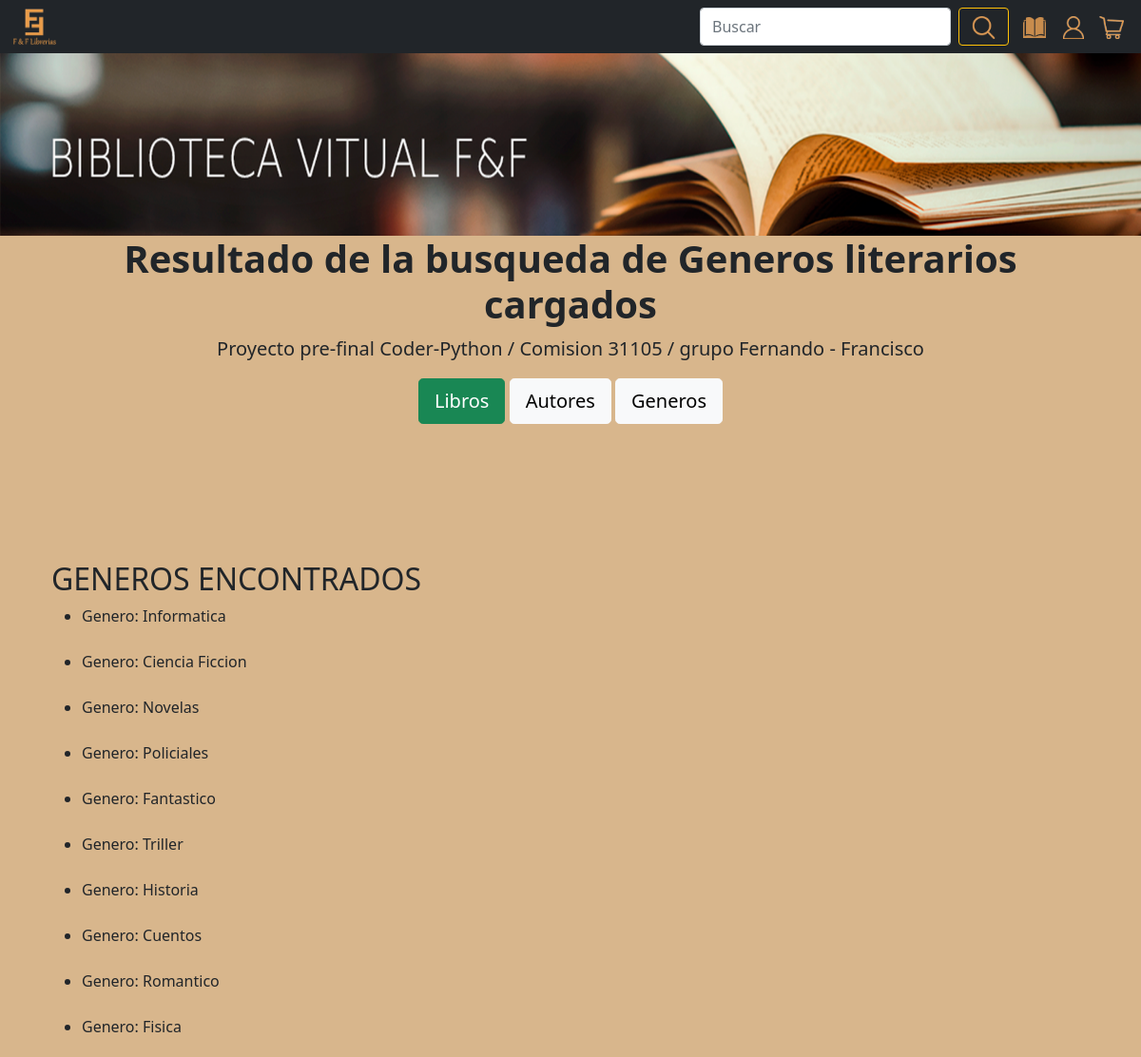
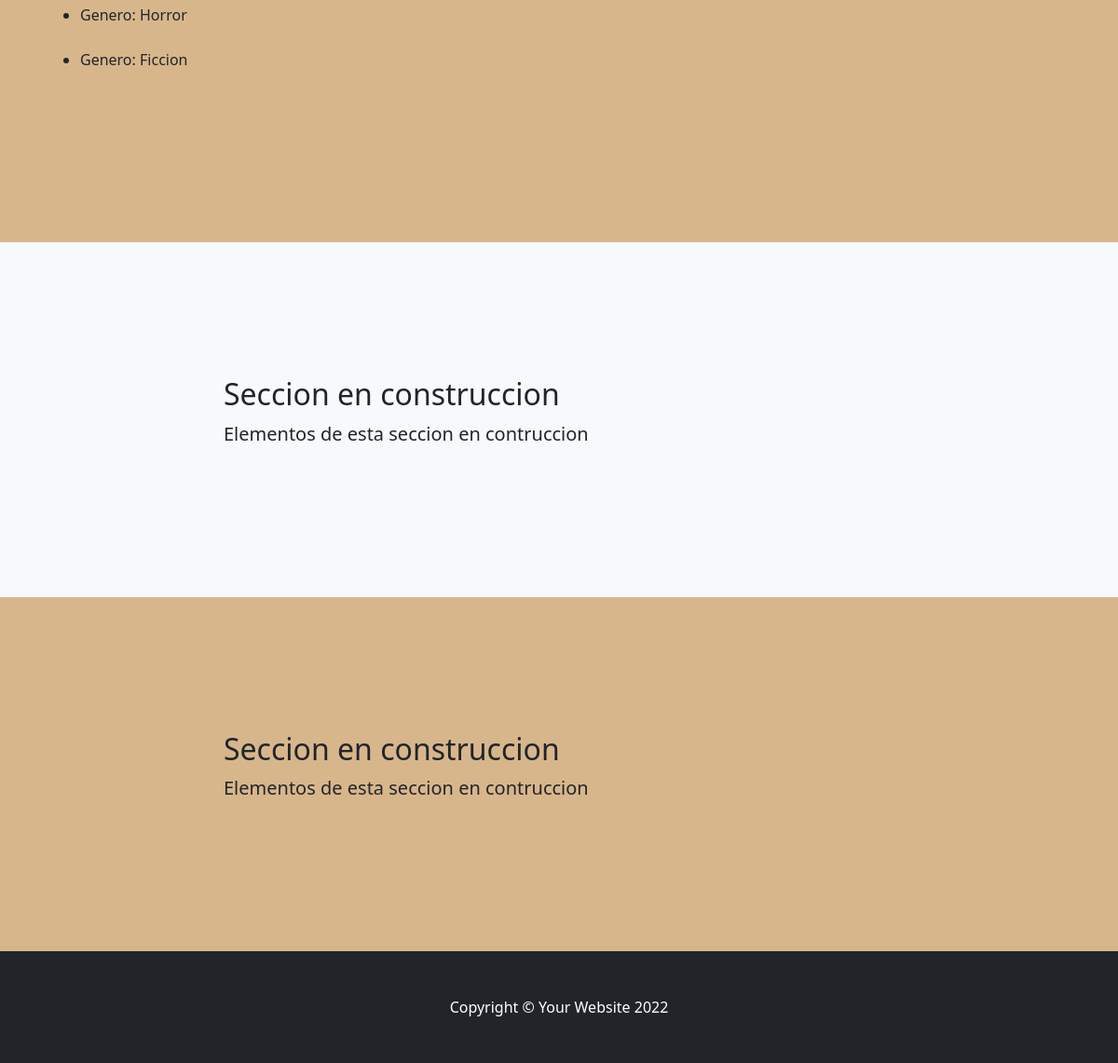
Page /LibCatalogo/result_g/ on the committed database (2 pictures, top to bottom).
### LibCatalogo/models.py (models this page shows, shortened)
class Genero(models.Model):
    nombre_g=models.CharField(max_length=50)

### LibCatalogo/views.py (the view)
# urls.py: path('result_g/', f_resultado_generos, name='result_g'),
def f_resultado_generos(request):
    generos_v=Genero.objects.all()
    return render(request, "LibCatalogo/busquedas/resultado_busq_generos.html", {"generos_k":generos_v})

### LibCatalogo/templates/LibCatalogo/busquedas/resultado_busq_generos.html
{% extends "LibCatalogo/padre.html" %}
{% load static %}
{% block titulo %}
<h1 class="fw-bolder">Resultado de la busqueda de Generos literarios cargados</h1>
<p class="lead">Proyecto pre-final Coder-Python / Comision 31105 / grupo Fernando - Francisco</p>
{% endblock %}
{% block contenido1 %}
<h2>GENEROS ENCONTRADOS</h2>
{% if generos_k %}
<ul>
    {% for genero_x in generos_k %}
        <li>Genero: {{ genero_x.nombre_g }}</li>
        <br>
    {% endfor %}
</ul>
{% else %}
<p>NO SE ENCONTRARON GENEROS</p>
{% endif %}
{% endblock %}

### rows in the picture
Genero: nombre_g "Informatica"
Genero: nombre_g "Ciencia Ficcion"
Genero: nombre_g "Novelas"
Genero: nombre_g "Policiales"
Genero: nombre_g "Fantastico"
Genero: nombre_g "Triller"
Genero: nombre_g "Historia"
Genero: nombre_g "Cuentos"
Genero: nombre_g "Romantico"
Genero: nombre_g "Fisica"
Genero: nombre_g "Horror"
Genero: nombre_g "Ficcion"
